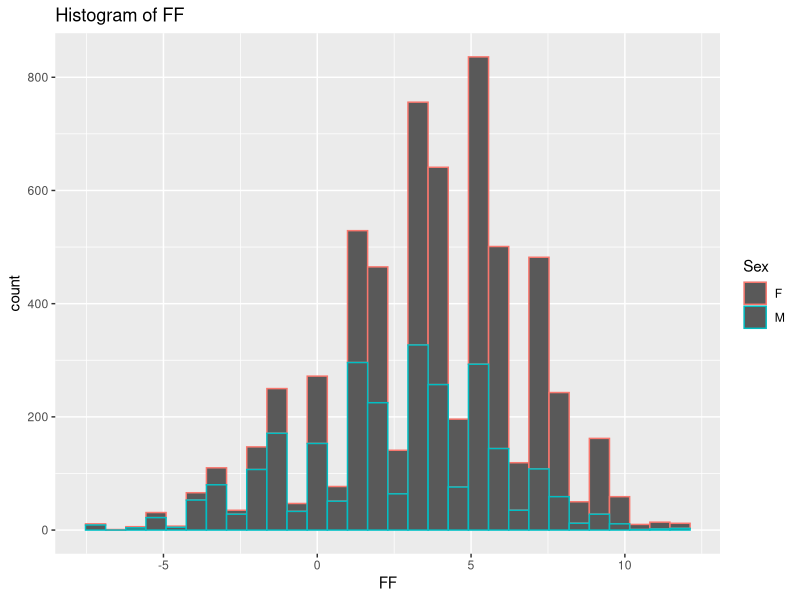
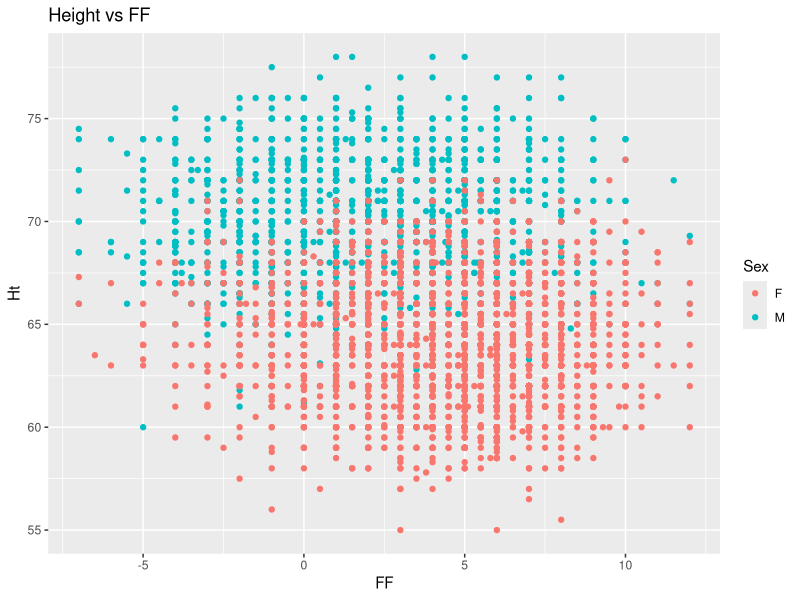
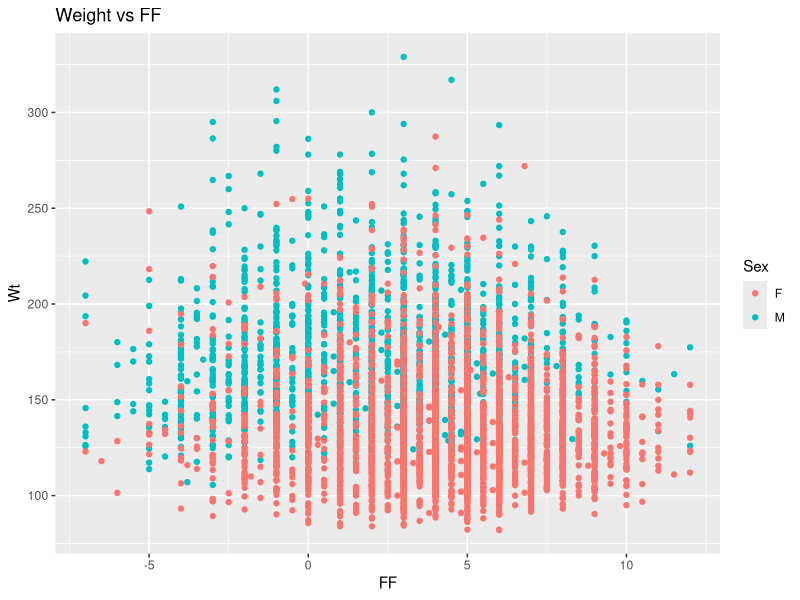
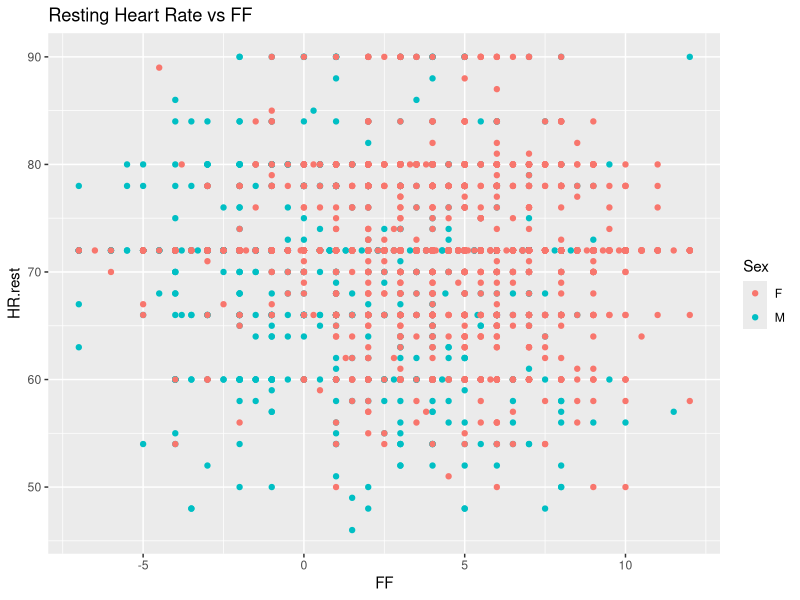

R code for these plots, in order:
library(tidyverse)

data <- read.csv("data.csv", na.strings = "") %>%
    select(where(~!all(is.na(.)))) %>%
    select(Sex, Age, Ht, Wt, HR.rest, FF, Waist) %>%
    mutate(bmi = Wt / Ht^2,
           height_weight = Ht / Wt,
           weight_rest = Wt / HR.rest)



# Histogram related to FF
ggplot(data, aes(x = FF, color = Sex)) +
  geom_histogram() +
  labs(title = "Histogram of FF")

# Scatter plot of height related to FF
ggplot(data, aes(x = FF, y = Ht, color = Sex)) +
  geom_point() +
  labs(title = "Height vs FF")
# Scatter plot of weight related to FF
ggplot(data, aes(x = FF, y = Wt, color = Sex)) +
  geom_point() +
  labs(title = "Weight vs FF")
# Scatter plot of Resting Heart Rate related to FF
ggplot(data, aes(x = FF, y = HR.rest, color = Sex)) +
  geom_point() +
  labs(title = "Resting Heart Rate vs FF")


# b.
set.seed(1234)

training_data <- data %>%
  sample_frac(0.5)
testing_data <- data %>%
  anti_join(training_data)


# c. 

model1 <- lm(FF ~ Age + Wt + HR.rest + Ht + bmi, data = training_data)
model2 <- lm(FF ~ poly(Age, 2) + Wt + HR.rest + log(Ht) + bmi, data = training_data)
model3 <- lm(FF ~ Age + Wt + HR.rest + Ht + bmi + height_weight + weight_rest, data = training_data)
model4 <- lm(FF ~ Age + Wt + HR.rest + Ht + poly(bmi, 2) + height_weight + weight_rest, data = training_data)
model5 <- lm(FF ~ Age + Wt + HR.rest + Ht + bmi + height_weight + weight_rest, data = training_data)


# "R^2 of the models"
summary(model1)$r.squared
summary(model2)$r.squared
summary(model3)$r.squared
summary(model4)$r.squared
summary(model5)$r.squared

# Function to calculate RMSE
rmse <- function(actual, predicted) {
  sqrt(mean((actual - predicted)^2))
}


"Model 1"
predict(model1, newdata = testing_data) %>%
  rmse(testing_data$FF)

"Model 2"
predict(model2, newdata = testing_data) %>%
  rmse(testing_data$FF)

"Model 3"
predict(model3, newdata = testing_data) %>%
  rmse(testing_data$FF)

"Model 4"
predict(model4, newdata = testing_data) %>%
  rmse(testing_data$FF)

"Model 5"
predict(model5, newdata = testing_data) %>%
  rmse(testing_data$FF)
